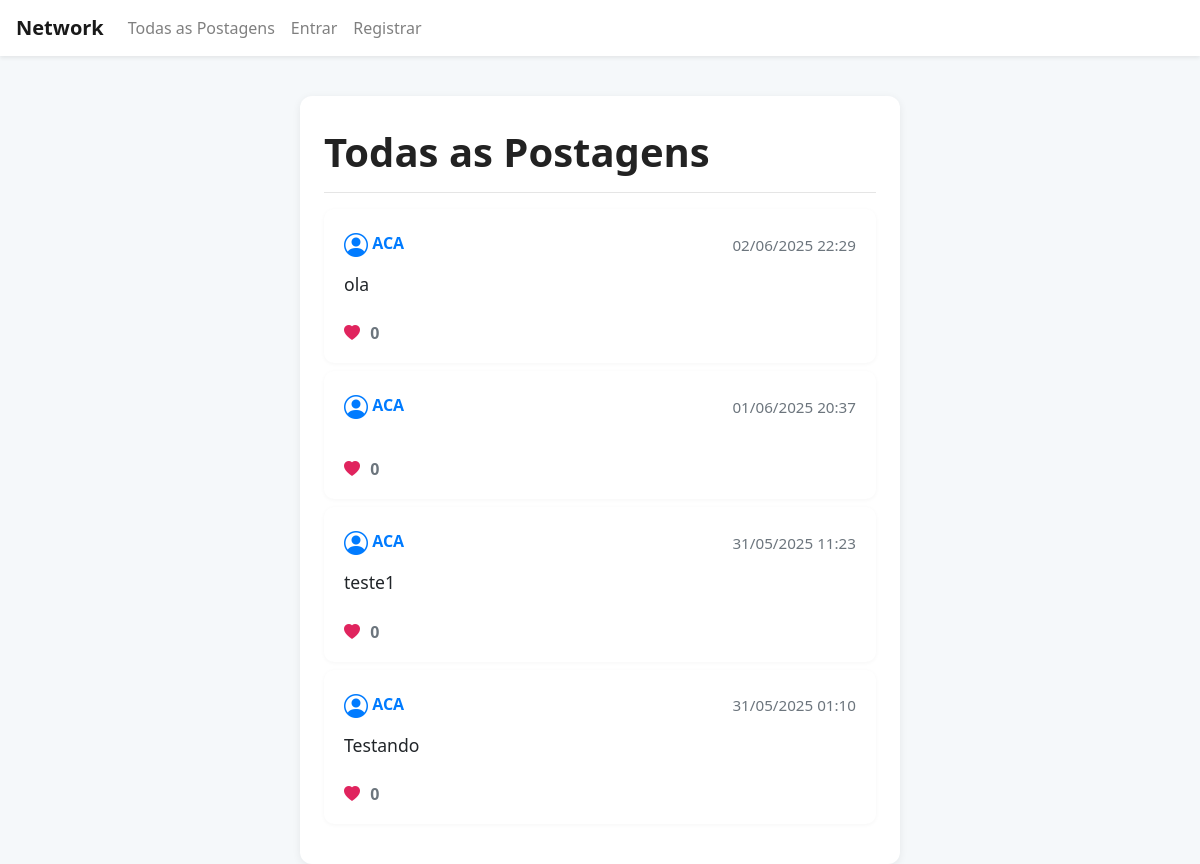
The app's page /, older data.
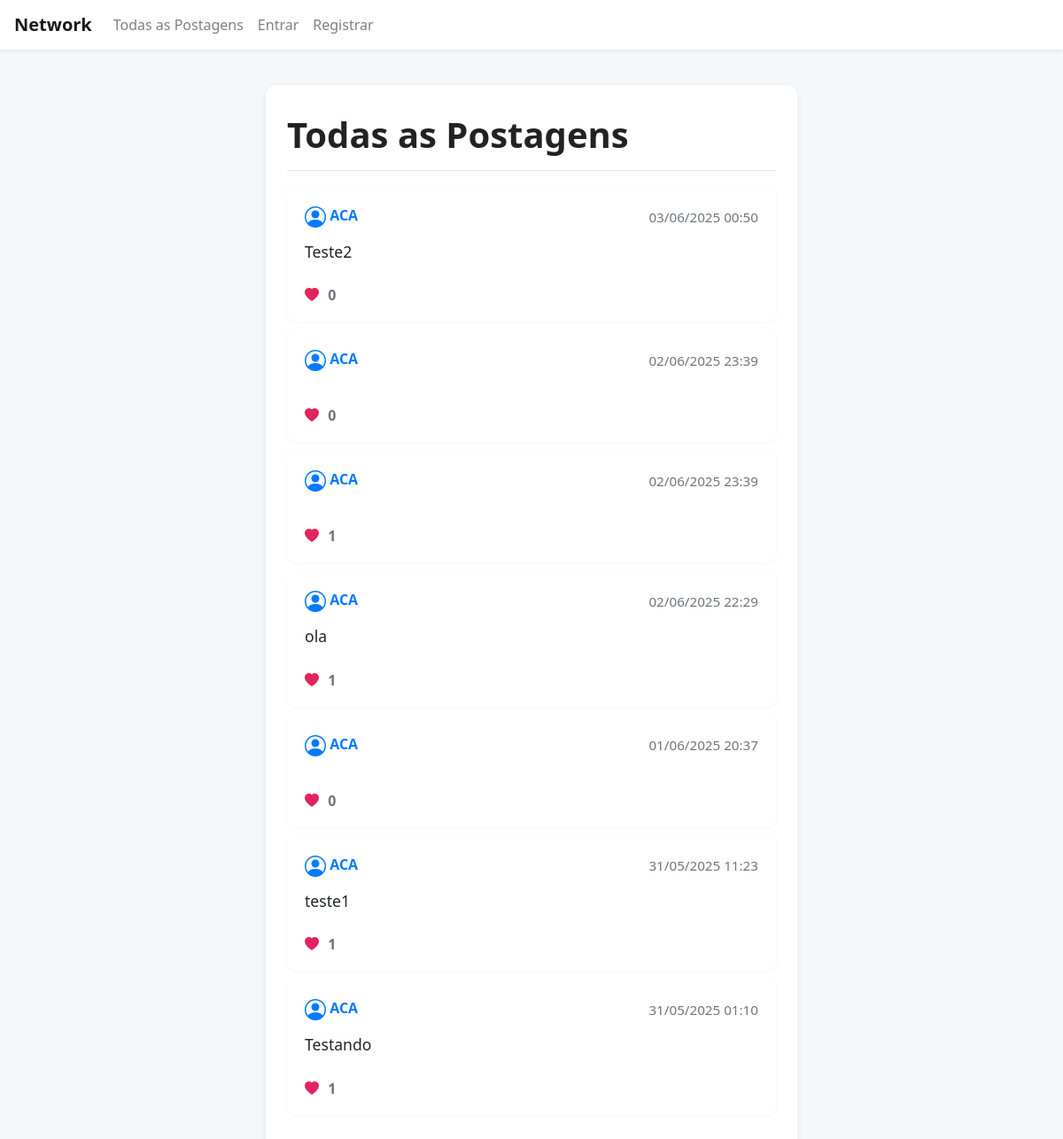
The same page, newer data.
### network/models.py (models this page shows, shortened)
class Post(models.Model):
    content = models.CharField(max_length=191)
    user = models.ForeignKey(User, on_delete=models.CASCADE, related_name="author")
    date = models.DateTimeField(auto_now_add=True)

class User(AbstractUser):
    pass

### network/views.py (the view)
# urls.py: path("", views.index, name="index"),
def index(request):
    posts_list = Post.objects.all().order_by('-date')
    paginator = Paginator(posts_list, 10)
    page_number = request.GET.get('page')
    posts = paginator.get_page(page_number)
    liked_posts_ids = []  # Valor padrão para usuários não autenticados
    if request.user.is_authenticated:
        liked_posts_ids = request.user.likes.values_list('id', flat=True)
    return render(request, "network/index.html", {
        "posts": posts,
        "liked_posts_ids": liked_posts_ids
    })

### network/templates/network/index.html (shortened to what this page needs)
{% extends "network/layout.html" %}
{% block body %}
    <h1>Todas as Postagens</h1>
    <hr>
    {% for post in posts %}
        <div class="card my-2">
            <div class="card-body d-flex flex-column">
                <div class="d-flex align-items-center mb-2">
                    <a href="{% url 'profile' post.user.username %}" class="mr-2">
                        <i class="bi bi-person-circle" style="font-size:1.5em;vertical-align:middle;"></i>
                        <span style="font-weight:600;">{{ post.user.username }}</span>
                    </a>
                    <span class="text-muted ml-auto" style="font-size: 0.95em;">
                        {{ post.date|date:"d/m/Y H:i" }}
                    </span>
                </div>
                <p style="font-size:1.1em;">{{ post.content }}</p>
                <div class="d-flex align-items-center mt-2">
                    <span class="text-muted">
                        <i class="bi bi-heart-fill" style="color:#e0245e;"></i>
                        <span class="like-count" data-post-id="{{ post.id }}">{{ post.likes.count }}</span>
                    </span>
                </div>
            </div>
        </div>
    {% empty %}
        <p>Nenhuma postagem ainda.</p>
    {% endfor %}
{% endblock %}

### network/templates/network/layout.html (shortened to what this page needs)
{% load static %}
<!DOCTYPE html>
<html lang="en">
    <head>
        <link rel="stylesheet" href="https://stackpath.bootstrapcdn.com/bootstrap/4.4.1/css/bootstrap.min.css">
        <link href="{% static 'network/styles.css' %}" rel="stylesheet">
        <link rel="stylesheet" href="https://cdn.jsdelivr.net/npm/bootstrap-icons@1.11.1/font/bootstrap-icons.css">
    </head>
    <body>
        <nav class="navbar navbar-expand-lg navbar-light bg-white shadow-sm mb-4">
            <a class="navbar-brand font-weight-bold" href="{% url 'index' %}">Network</a>
            <div class="collapse navbar-collapse" id="navbarNav">
                <ul class="navbar-nav mr-auto">
                    <li class="nav-item">
                        <a class="nav-link" href="{% url 'index' %}">Todas as Postagens</a>
                    </li>
                    {% if user.is_authenticated %}
                        <li class="nav-item">
                            <a class="nav-link" href="{% url 'following' %}">Seguindo</a>
                        </li>
                        <li class="nav-item">
                            <a class="nav-link" href="{% url 'logout' %}">Sair</a>
                        </li>
                    {% else %}
                        <li class="nav-item">
                            <a class="nav-link" href="{% url 'login' %}">Entrar</a>
                        </li>
                        <li class="nav-item">
                            <a class="nav-link" href="{% url 'register' %}">Registrar</a>
                        </li>
                    {% endif %}
                </ul>
            </div>
        </nav>
        <div class="container body">
            {% block body %}
            {% endblock %}
        </div>
    </body>
</html>

### network/static/network/styles.css (style rules this page uses)
body { background: #f5f8fa; font-family: 'Segoe UI', Arial, sans-serif; }
.navbar { box-shadow: 0 2px 4px rgba(0,0,0,0.03); margin-bottom: 30px; }
.body { max-width: 600px; margin: 40px auto 0 auto; background: #fff; border-radius: 12px; box-shadow: 0 2px 8px rgba(0,0,0,0.07); padding: 32px 24px; }
h1, h2, h3 { font-weight: 700; color: #222; }
.card { border: none; border-radius: 10px; box-shadow: 0 1px 4px rgba(0,0,0,0.04); margin-bottom: 18px; }
.card-body { padding: 18px 20px; }
.card-body a { color: #007bff; font-weight: 600; text-decoration: none; }
.like-count { font-weight: 600; margin-left: 6px; }

Row changes from the older to the newer data that the page shows:
added Post: user.username "ACA", date "03/06/2025 00:50", content "Teste2", likes.count "0"
added Post: user.username "ACA", date "02/06/2025 23:39", likes.count "0"
added Post: user.username "ACA", date "02/06/2025 23:39", likes.count "1"
computed for Post "ola": likes.count "0" → "1"
computed for Post "teste1": likes.count "0" → "1"
computed for Post "Testando": likes.count "0" → "1"
